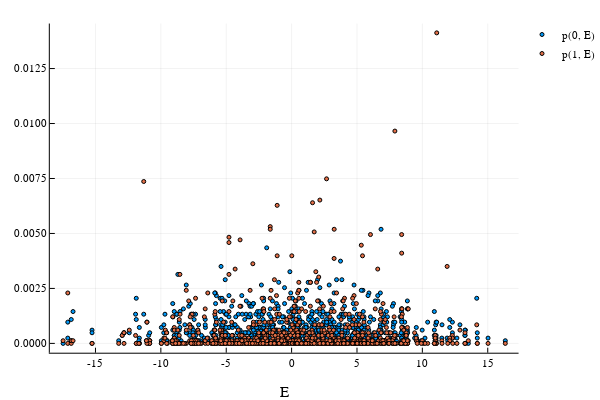

The notebook cell this image was saved under:
### Markdown cell above
Let's try to compute the distributions of binding energies.

### Code cell
p_E = zeros(Float64, 2, n_seqs)
total_counts = sum(df.ct)

for (i, counts) in enumerate([:ct_0, :ct_1])
    for j in 1:n_seqs
        p_E[i, j] = df[j, counts] / total_counts
    end
end

plot(E_measured, p_E[1, :], label="p(0, E)", xlabel="E", markersize=2, seriestype=:scatter)
plot!(E_measured, p_E[2, :], label="p(1, E)", seriestype=:scatter, markersize=2)

### Figure 1 — Plotly figure (JSON) as saved in the notebook; plotly's stock layout.template omitted (floating-point values rounded to 4 significant figures; data arrays with more than 128 entries replaced by an {"elided": "..."} marker saying what was removed)
{"data": [{"colorbar": {"title": ""}, "legendgroup": "p(0, E)", "marker": {"color": "rgba(0, 154, 250, 1.000)", "line": {"color": "rgba(0, 0, 0, 1.000)", "width": 1}, "size": 4, "symbol": "circle"}, "mode": "markers", "name": "p(0, E)", "showlegend": true, "type": "scatter", "x": {"elided": "913 float values"}, "xaxis": "x1", "y": {"elided": "913 float values"}, "yaxis": "y1", "zmax": null, "zmin": null}, {"colorbar": {"title": ""}, "legendgroup": "p(1, E)", "marker": {"color": "rgba(227, 111, 71, 1.000)", "line": {"color": "rgba(0, 0, 0, 1.000)", "width": 1}, "size": 4, "symbol": "circle"}, "mode": "markers", "name": "p(1, E)", "showlegend": true, "type": "scatter", "x": {"elided": "913 float values"}, "xaxis": "x1", "y": {"elided": "913 float values"}, "yaxis": "y1", "zmax": null, "zmin": null}], "layout": {"annotations": [], "height": 400, "legend": {"bgcolor": "rgba(255, 255, 255, 1.000)", "bordercolor": "rgba(0, 0, 0, 1.000)", "font": {"color": "rgba(0, 0, 0, 1.000)", "family": "sans-serif", "size": 11}, "tracegroupgap": 0, "x": 1, "y": 1}, "margin": {"b": 20, "l": 0, "r": 0, "t": 20}, "paper_bgcolor": "rgba(255, 255, 255, 1.000)", "plot_bgcolor": "rgba(255, 255, 255, 1.000)", "showlegend": true, "width": 600, "xaxis": {"anchor": "y1", "domain": [0.09545, 0.9934], "gridcolor": "rgba(0, 0, 0, 0.100)", "gridwidth": 0.5, "linecolor": "rgba(0, 0, 0, 1.000)", "mirror": false, "range": [-18.49, 17.36], "showgrid": true, "showline": true, "showticklabels": true, "tickangle": 0, "tickcolor": "rgb(0, 0, 0)", "tickfont": {"color": "rgba(0, 0, 0, 1.000)", "family": "sans-serif", "size": 11}, "tickmode": "array", "ticks": "inside", "ticktext": ["-15", "-10", "-5", "0", "5", "10", "15"], "tickvals": [-15, -10, -5, 0, 5, 10, 15], "title": "E", "titlefont": {"color": "rgba(0, 0, 0, 1.000)", "family": "sans-serif", "size": 15}, "type": "-", "visible": true, "zeroline": false, "zerolinecolor": "rgba(0, 0, 0, 1.000)"}, "yaxis": {"anchor": "x1", "domain": [0.07581, 0.9902], "gridcolor": "rgba(0, 0, 0, 0.100)", "gridwidth": 0.5, "linecolor": "rgba(0, 0, 0, 1.000)", "mirror": false, "range": [-0.0004237, 0.01455], "showgrid": true, "showline": true, "showticklabels": true, "tickangle": 0, "tickcolor": "rgb(0, 0, 0)", "tickfont": {"color": "rgba(0, 0, 0, 1.000)", "family": "sans-serif", "size": 11}, "tickmode": "array", "ticks": "inside", "ticktext": ["0.0000", "0.0025", "0.0050", "0.0075", "0.0100", "0.0125"], "tickvals": [0, 0.0025, 0.005, 0.0075, 0.01, 0.0125], "title": "", "titlefont": {"color": "rgba(0, 0, 0, 1.000)", "family": "sans-serif", "size": 15}, "type": "-", "visible": true, "zeroline": false, "zerolinecolor": "rgba(0, 0, 0, 1.000)"}}}
